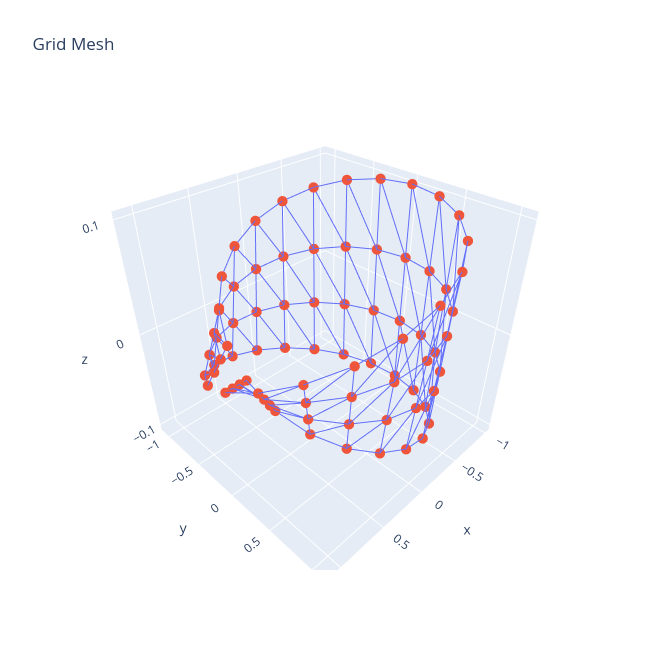

Source (notebook cell):
### Code cell
import plotly.graph_objects as go

def plot_mesh_3D(data):
    points = data["points"]
    faces = data["faces"]

    xs = [p[0] for p in points]
    ys = [p[1] for p in points]
    zs = [p[2] for p in points]

    # build edges from faces
    edge_x = []
    edge_y = []
    edge_z = []

    for f in faces:
        for (a, b) in [(0,1), (1,2), (2,0)]:
            x0, y0, z0 = points[f[a]]
            x1, y1, z1 = points[f[b]]
            edge_x += [x0, x1, None]
            edge_y += [y0, y1, None]
            edge_z += [z0, z1, None]

    fig = go.Figure()

    # edges
    fig.add_trace(go.Scatter3d(
        x=edge_x, y=edge_y, z=edge_z,
        mode="lines",
        line=dict(width=2),
        hoverinfo="none"
    ))

    # points
    fig.add_trace(go.Scatter3d(
        x=xs, y=ys,z=zs,
        mode="markers",
        marker=dict(size=6),
        hoverinfo="text",
        text=[str(i) for i in range(len(points))]
    ))

    fig.update_layout(
        title="Grid Mesh",
        width=650,
        height=650,
        xaxis=dict(scaleanchor="y"),
        yaxis=dict(),
        showlegend=False
    )

    fig.show()

# example
# data = grid(6,20)
plot_mesh_3D(data)

### Figure 1 — Plotly figure (JSON) as saved in the notebook; plotly's stock layout.template omitted (floating-point values rounded to 4 significant figures; data arrays with more than 128 entries replaced by an {"elided": "..."} marker saying what was removed)
{"data": [{"hoverinfo": "none", "line": {"width": 2}, "mode": "lines", "type": "scatter3d", "x": {"elided": "1026 float values"}, "y": {"elided": "1026 float values"}, "z": {"elided": "1026 float values"}}, {"hoverinfo": "text", "marker": {"size": 6}, "mode": "markers", "text": ["0", "1", "2", "3", "4", "5", "6", "7", "8", "9", "10", "11", "12", "13", "14", "15", "16", "17", "18", "19", "20", "21", "22", "23", "24", "25", "26", "27", "28", "29", "30", "31", "32", "33", "34", "35", "36", "37", "38", "39", "40", "41", "42", "43", "44", "45", "46", "47", "48", "49", "50", "51", "52", "53", "54", "55", "56", "57", "58", "59", "60", "61", "62", "63", "64", "65", "66", "67", "68", "69", "70", "71", "72", "73", "74", "75", "76", "77", "78", "79"], "type": "scatter3d", "x": [0.9, 0.8571, 0.7321, 0.5354, 0.284, 5.69e-17, -0.2909, -0.5611, -0.784, -0.9362, -1, -0.9659, -0.834, -0.6145, -0.3272, -1.967e-16, 0.334, 0.6402, 0.886, 1.045, 0.9667, 0.9197, 0.7834, 0.5703, 0.3007, 5.979e-17, -0.303, -0.5789, -0.8007, -0.9461, -1, -0.956, -0.8174, -0.5967, -0.3151, -1.88e-16, 0.3174, 0.6052, 0.8347, 0.9824, 1.033, 0.9824, 0.8347, 0.6052, 0.3174, 6.268e-17, -0.3151, -0.5967, -0.8174, -0.956, -1, -0.9461, -0.8007, -0.5789, -0.303, -1.794e-16, 0.3007, 0.5703, 0.7834, 0.9197, 1.1, 1.045, 0.886, 0.6402, 0.334, 6.556e-17, -0.3272, -0.6145, -0.834, -0.9659, -1, -0.9362, -0.784, -0.5611, -0.2909, -1.707e-16, 0.284, 0.5354, 0.7321, 0.8571], "y": [0, 0.2785, 0.5319, 0.7369, 0.8741, 0.9293, 0.8952, 0.7723, 0.5696, 0.3042, 1.225e-16, -0.3139, -0.6059, -0.8457, -1.007, -1.071, -1.028, -0.8811, -0.6437, -0.3395, 0, 0.2988, 0.5692, 0.785, 0.9254, 0.9764, 0.9324, 0.7968, 0.5817, 0.3074, 1.225e-16, -0.3106, -0.5938, -0.8213, -0.9697, -1.024, -0.9767, -0.833, -0.6064, -0.3192, 0, 0.3192, 0.6064, 0.833, 0.9767, 1.024, 0.9697, 0.8213, 0.5938, 0.3106, 1.225e-16, -0.3074, -0.5817, -0.7968, -0.9324, -0.9764, -0.9254, -0.785, -0.5692, -0.2988, 0, 0.3395, 0.6437, 0.8811, 1.028, 1.071, 1.007, 0.8457, 0.6059, 0.3139, 1.225e-16, -0.3042, -0.5696, -0.7723, -0.8952, -0.9293, -0.8741, -0.7369, -0.5319, -0.2785], "z": [0, -0.01564, -0.0309, -0.0454, -0.05878, -0.07071, -0.0809, -0.0891, -0.09511, -0.09877, -0.1, -0.09877, -0.09511, -0.0891, -0.0809, -0.07071, -0.05878, -0.0454, -0.0309, -0.01564, 0, -0.005214, -0.0103, -0.01513, -0.01959, -0.02357, -0.02697, -0.0297, -0.0317, -0.03292, -0.03333, -0.03292, -0.0317, -0.0297, -0.02697, -0.02357, -0.01959, -0.01513, -0.0103, -0.005214, 0, 0.005214, 0.0103, 0.01513, 0.01959, 0.02357, 0.02697, 0.0297, 0.0317, 0.03292, 0.03333, 0.03292, 0.0317, 0.0297, 0.02697, 0.02357, 0.01959, 0.01513, 0.0103, 0.005214, 0, 0.01564, 0.0309, 0.0454, 0.05878, 0.07071, 0.0809, 0.0891, 0.09511, 0.09877, 0.1, 0.09877, 0.09511, 0.0891, 0.0809, 0.07071, 0.05878, 0.0454, 0.0309, 0.01564]}], "layout": {"height": 650, "showlegend": false, "title": {"text": "Grid Mesh"}, "width": 650, "xaxis": {"scaleanchor": "y"}}}
